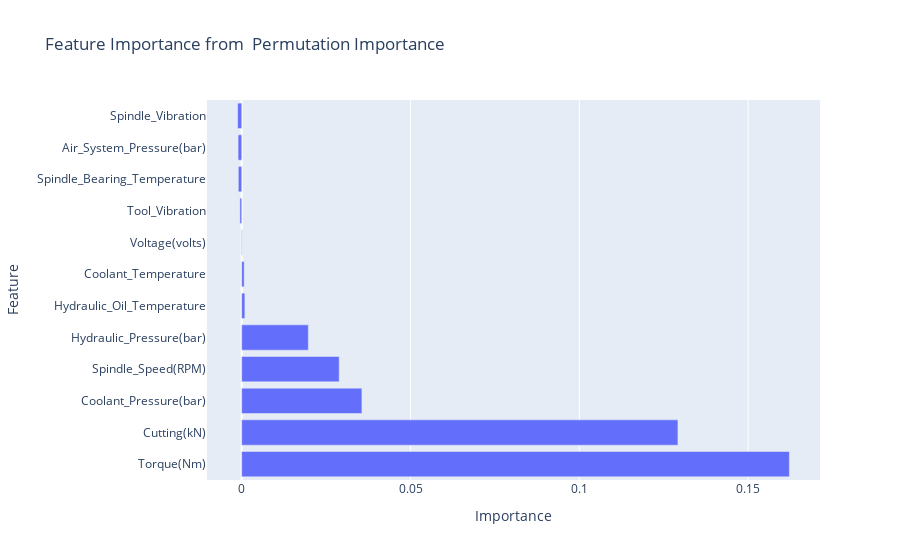

Notebook cell for this chart:
### Code cell
from sklearn.inspection import permutation_importance

result = permutation_importance(rf, X_test, y_test, n_repeats = 20, random_state= 156)

importances_df = pd.DataFrame({
    'Feature': X.columns,
    'Importance': result.importances_mean, 
}).sort_values('Importance', ascending= False)


fig = px.bar(importances_df, x='Importance', y='Feature', orientation='h',
             title='Feature Importance from  Permutation Importance')
fig.show()

### Figure 1 — Plotly figure (JSON) as saved in the notebook; plotly's stock layout.template omitted (floating-point values rounded to 4 significant figures)
{"data": [{"hovertemplate": "Importance=%{x}<br>Feature=%{y}<extra></extra>", "legendgroup": "", "marker": {"color": "#636efa", "pattern": {"shape": ""}}, "name": "", "orientation": "h", "showlegend": false, "textposition": "auto", "type": "bar", "x": [0.1622, 0.1292, 0.0356, 0.02887, 0.01973, 0.0009333, 0.0007333, 0.0001333, -0.0005333, -0.001, -0.001067, -0.0012], "xaxis": "x", "y": ["Torque(Nm)", "Cutting(kN)", "Coolant_Pressure(bar)", "Spindle_Speed(RPM)", "Hydraulic_Pressure(bar)", "Hydraulic_Oil_Temperature", "Coolant_Temperature", "Voltage(volts)", "Tool_Vibration", "Spindle_Bearing_Temperature", "Air_System_Pressure(bar)", "Spindle_Vibration"], "yaxis": "y"}], "layout": {"barmode": "relative", "legend": {"tracegroupgap": 0}, "title": {"text": "Feature Importance from  Permutation Importance"}, "xaxis": {"anchor": "y", "domain": [0, 1], "title": {"text": "Importance"}}, "yaxis": {"anchor": "x", "domain": [0, 1], "title": {"text": "Feature"}}}}
